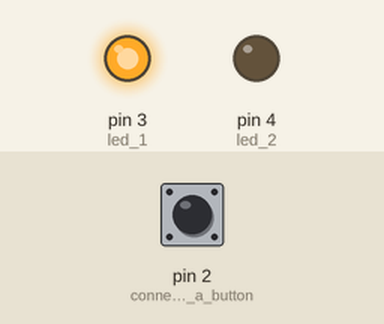
A sketch run on a simulated Arduino Uno, built with avr-gcc and run on an emulated ATmega328P. Shown: output pins drawn as LEDs (lit = HIGH). The inputs (shaded band) are chosen by the test bench; at power-on: pin 2 (connected_to_a_button) LOW. What the sketch prints to the serial monitor is not drawn.

Above: at 1.2 s.
1.3 s: pin 2 (connected_to_a_button) pulled HIGH for 0.15 s
At 1.38 s:
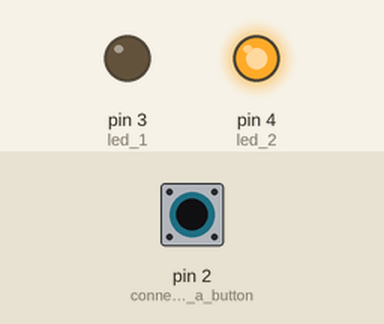
2.9 s: pin 2 (connected_to_a_button) pulled HIGH for 3.2 s
At 7.0 s:
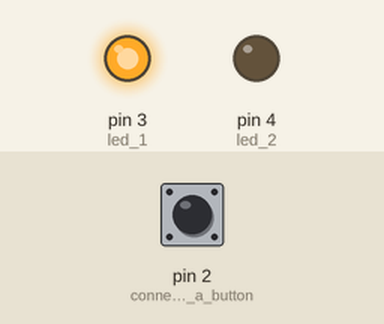
Timing chart, 0 to 8.5 s (numbered marks = the images above; inputs shaded):
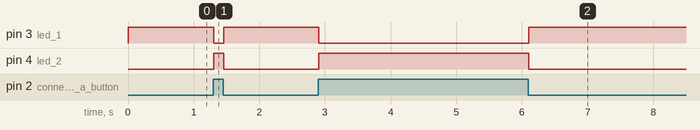

Measured:
- after the input at 1.3 s, pin 3 (led_1): HIGH → LOW at once, → HIGH 0.15 s later; pin 4 (led_2): LOW → HIGH at once, → LOW 0.15 s later
- after the input at 2.9 s, pin 3 (led_1): HIGH → LOW at once, → HIGH 3.2 s later; pin 4 (led_2): LOW → HIGH at once, → LOW 3.2 s later

The sketch:

digitalReadWrite.ino
```cpp
void setup() {
  pinMode(2, INPUT); // connected to a button
  pinMode(3, OUTPUT); // led 1
  pinMode(4, OUTPUT); // led 2
  Serial.begin(9600);
}

void loop() {

  int button;// variable to hold button value
  button = digitalRead(2); //stoe digital reading in the button variable
  Serial.println(button); // print out the reading

// if the button is pressed....
// turn led 1 OFF and led 2 ON
  if (button == 1 ) {
    digitalWrite(4, HIGH);
    digitalWrite(3, LOW);
  }
// if the button is not pressed....
// turn led 1 ON and led 2 OFF
  if (button == 0 ) {
    digitalWrite(4, LOW);
    digitalWrite(3, HIGH);
  }
}
```
